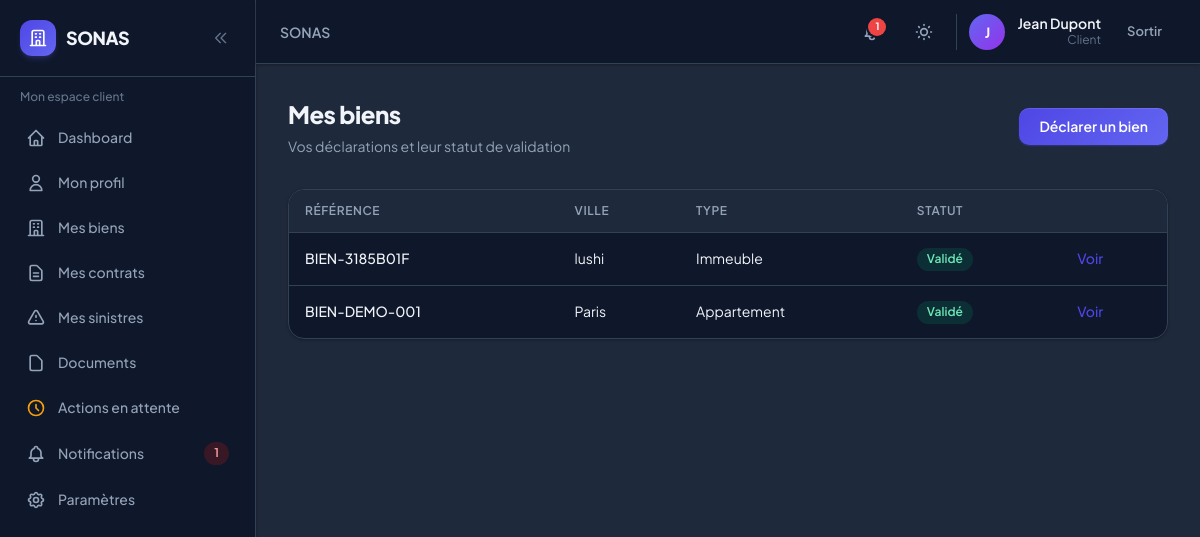
/client/biens/ (signed in), run on an earlier commit of the app's database.
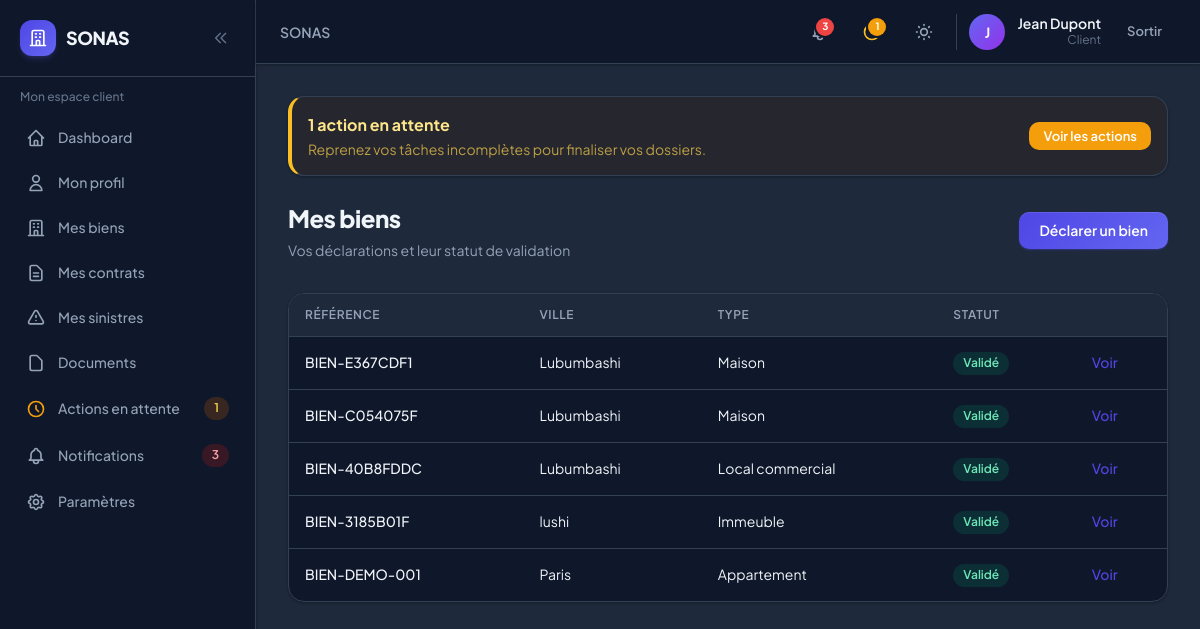
And on a later commit of the database.
### biens/models.py (models this page shows, shortened)
class Bien(models.Model):
    client = models.ForeignKey(Client, on_delete=models.CASCADE, related_name='biens')
    reference = models.CharField(max_length=50, unique=True)
    type_bien = models.CharField(max_length=20, choices=BienType.choices, default=BienType.APPARTEMENT)
    adresse = models.TextField()
    code_postal = models.CharField(max_length=10)
    ville = models.CharField(max_length=100)
    surface_m2 = models.DecimalField(max_digits=10, decimal_places=2, null=True, blank=True)
    valeur_estimee = models.DecimalField(
        max_digits=14,
        decimal_places=2,
        null=True,
        blank=True,
        help_text='Valeur estimée du bien en USD (utilisée pour la grille tarifaire).',
    )
    grille_tarifaire = models.ForeignKey(
        'contrats.GrilleTarifaire',
        on_delete=models.SET_NULL,
        null=True,
        blank=True,
        related_name='biens',
        verbose_name='Forfait d\'assurance',
    )
    description = models.TextField(blank=True)
    statut = models.CharField(max_length=15, choices=BienStatut.choices, default=BienStatut.EN_ATTENTE)
    motif_rejet = models.TextField(blank=True)
    created_at = models.DateTimeField(auto_now_add=True)
    updated_at = models.DateTimeField(auto_now=True)
    class Meta:
        verbose_name = 'Bien'
        verbose_name_plural = 'Biens'
        ordering = ['-created_at']

### biens/views.py (the view)
@client_required
def bien_list_client(request):
    client = request.user.client_profile
    biens = Bien.objects.filter(client=client)
    return render(request, 'biens/list_client.html', {'biens': biens})

### accounts/models.py (called while the page is built)
    @property
    def is_client(self):
        return self.role == UserRole.CLIENT

    @property
    def is_internal(self):
        return self.role in (UserRole.AGENT, UserRole.GERANT, UserRole.ADMIN)

### notifications/services.py (called while the page is built)
def get_pending_actions_count(user):
    return ActionEnAttente.objects.filter(user=user, is_resolved=False).count()

def get_unread_count(user):
    return Notification.objects.filter(user=user, is_read=False).count()

def get_recent_notifications(user, limit=5):
    return Notification.objects.filter(user=user).order_by('-created_at')[:limit]

### templates/biens/list_client.html (shortened to what this page needs)
{% extends 'biens/list_internal.html' %}

### templates/biens/list_internal.html (shortened to what this page needs)
{% extends 'base.html' %}
{% block content %}
<div class="sonas-page-header flex flex-col sm:flex-row sm:items-center sm:justify-between gap-4 mb-8">
    <div>
        <h1>{% if user.is_client %}Mes biens{% else %}Biens immobiliers{% endif %}</h1>
        <p>{% if user.is_client %}Vos déclarations et leur statut de validation{% else %}Gestion et validation des biens{% endif %}</p>
    </div>
    {% if user.is_client %}
    <a href="{% url 'biens_client:create' %}" class="sonas-btn sonas-btn-primary shrink-0">Déclarer un bien</a>
    {% else %}
    <a href="{% url 'biens:create' %}" class="sonas-btn sonas-btn-primary shrink-0">Nouveau bien</a>
    {% endif %}
</div>
<div class="hidden lg:block sonas-card overflow-hidden sonas-table-wrap">
    <table class="sonas-table">
        <thead><tr>
            <th>Référence</th>
            <th>Ville</th>
            <th>Type</th>
            <th>Statut</th>
            <th></th>
        </tr></thead>
        <tbody>
            {% for b in biens %}
            <tr>
                <td class="font-medium">{{ b.reference }}</td>
                <td>{{ b.ville }}</td>
                <td>{{ b.get_type_bien_display }}</td>
                <td><span class="sonas-badge sonas-badge-{% if b.statut == 'VALIDE' %}green{% elif b.statut == 'REJETE' %}red{% else %}yellow{% endif %}">{{ b.get_statut_display }}</span></td>
                <td><a href="{% if user.is_client %}{% url 'biens_client:detail' b.pk %}{% else %}{% url 'biens:detail' b.pk %}{% endif %}" class="text-indigo-600 hover:underline font-medium">Voir</a></td>
            </tr>
            {% empty %}
            <tr><td colspan="6" class="p-8 text-center text-slate-500">Aucun bien.</td></tr>
            {% endfor %}
        </tbody>
    </table>
</div>
{% endblock %}

### templates/partials/navbar.html (shortened to what this page needs)
<header class="sticky top-0 z-30 sonas-card border-0 border-b rounded-none px-3 sm:px-6 h-14 sm:h-16 flex items-center justify-between shrink-0 gap-2">
    <div class="flex items-center gap-2 sm:gap-4 min-w-0 flex-1">
        <h2 class="text-sm font-semibold text-slate-500 dark:text-slate-400 truncate hidden lg:block">
            {% block page_breadcrumb %}SONAS{% endblock %}
        </h2>
    </div>
    <div class="flex items-center gap-1 sm:gap-3 shrink-0">
        <a href="{% url url_notifications_list %}" class="relative p-2.5 rounded-xl hover:bg-slate-100 dark:hover:bg-slate-800 transition-colors" title="Notifications{% if unread_notifications_count %} ({{ unread_notifications_count }}){% endif %}">
            {% if unread_notifications_count %}
            <span class="absolute top-1.5 right-1.5 min-w-[1.125rem] h-[1.125rem] px-0.5 bg-red-500 rounded-full ring-2 ring-white dark:ring-slate-900 text-[10px] font-bold text-white flex items-center justify-center">{{ unread_notifications_count }}</span>
            {% endif %}
        </a>
        {% if pending_actions_count %}
        <a href="{% url url_pending_actions %}" class="relative p-2.5 rounded-xl hover:bg-slate-100 dark:hover:bg-slate-800 transition-colors" title="Actions en attente ({{ pending_actions_count }})">
            <span class="absolute top-1.5 right-1.5 min-w-[1.125rem] h-[1.125rem] px-0.5 bg-amber-500 rounded-full ring-2 ring-white dark:ring-slate-900 text-[10px] font-bold text-white flex items-center justify-center">{{ pending_actions_count }}</span>
        </a>
        {% endif %}
        <button @click="toggle()" class="p-2.5 rounded-xl hover:bg-slate-100 dark:hover:bg-slate-800 transition-colors" title="Thème">
        </button>
        <div class="hidden sm:flex items-center gap-3 pl-3 border-l border-slate-200 dark:border-slate-700">
            <div class="w-9 h-9 rounded-full bg-gradient-to-br from-indigo-500 to-purple-600 flex items-center justify-center text-white text-sm font-bold">
                {{ user.first_name|first|default:user.username|first|upper }}
            </div>
            <div class="text-right hidden md:block">
                <p class="text-sm font-semibold leading-tight">{{ user.get_full_name|default:user.username }}</p>
                <p class="text-xs text-slate-500">{{ user.get_role_display }}</p>
            </div>
        </div>
        <form method="post" action="{% url 'accounts:logout' %}">
            <button type="submit" class="sonas-btn sonas-btn-ghost sonas-btn-sm">Sortir</button>
        </form>
    </div>
</header>

What changed in the data, as far as the page shows it:
added Bien: reference "BIEN-E367CDF1", ville "Lubumbashi", type_bien "Maison", statut "Validé"
added Bien: reference "BIEN-C054075F", ville "Lubumbashi", type_bien "Maison", statut "Validé"
added Bien: reference "BIEN-40B8FDDC", ville "Lubumbashi", type_bien "Local commercial", statut "Validé"
Also different on the page:
{{ pending_actions_count }}: (not shown) → "1"
{{ unread_notifications_count }}: "1" → "3"
text now shown: "action en attente Reprenez vos tâches incomplètes pour finaliser vos dossiers. Voir les actions"
